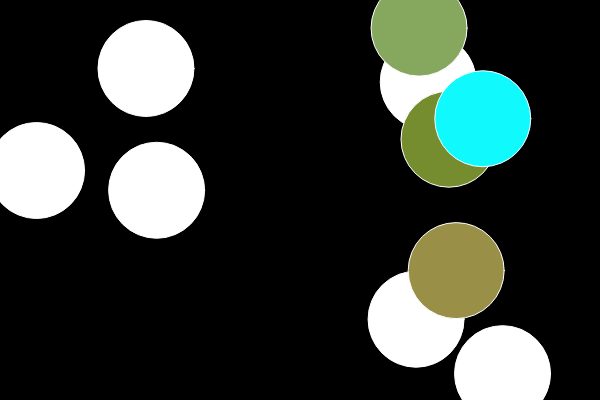
Frame 1 (no input)
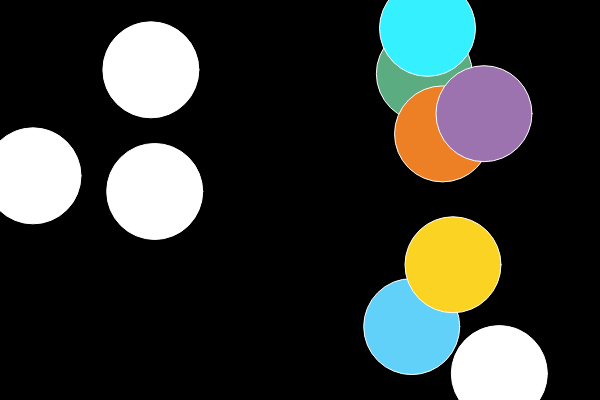
Frame 60 (no input)
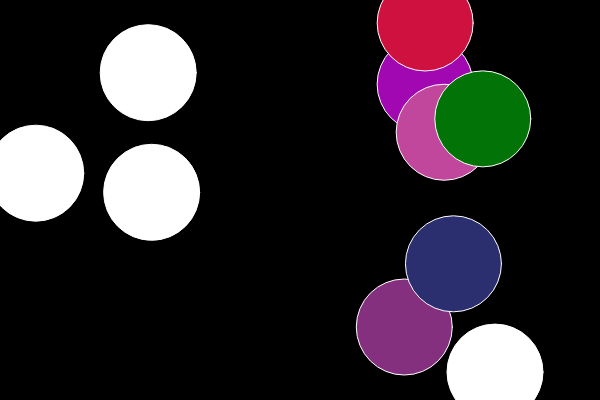
Frame 120 (the mouse pressed at the canvas centre since frame 60)

The p5.js sketch that drew these frames (run headless with seeded random() and noise() and a simulated clock; from frame 60 on, the mouse is pressed at the canvas centre):

// p5.js sketch
// ── sketch.js
function Bubble(x, y) {
  this.x = x;
  this.y = y;
  this.r = 48;
  this.col = color(255);

  this.changeColor = function() {
    this.col = color(random(255), random(255), random(255));
  };
  this.display = function() {
    stroke(255);
    fill(this.col);
    ellipse(this.x, this.y, this.r * 2, this.r * 2);
  };

  this.intersects = function(other) {
    var d = dist(this.x, this.y, other.x, other.y);
    if (d < this.r + other.r) {
      return true;
    } else {
      return false;
    }
  };

  this.update = function() {
    this.x = this.x + random(-1, 1);
    this.y = this.y + random(-1, 1);
  };
}

var bubbles = [];

function setup() {
  createCanvas(600, 400);
  for (var i = 0; i < 10; i++) {
    bubbles[i] = new Bubble(random(width),random(height));
  }
}

function draw() {
  background(0);

  for (var i = 0; i < bubbles.length; i++) {
    bubbles[i].update();
    bubbles[i].display();
    for (var j = i+1; j < bubbles.length; j++) {
      if (bubbles[i].intersects(bubbles[j])) {
        bubbles[i].changeColor();
        bubbles[j].changeColor();
      }
    }
  }
}
